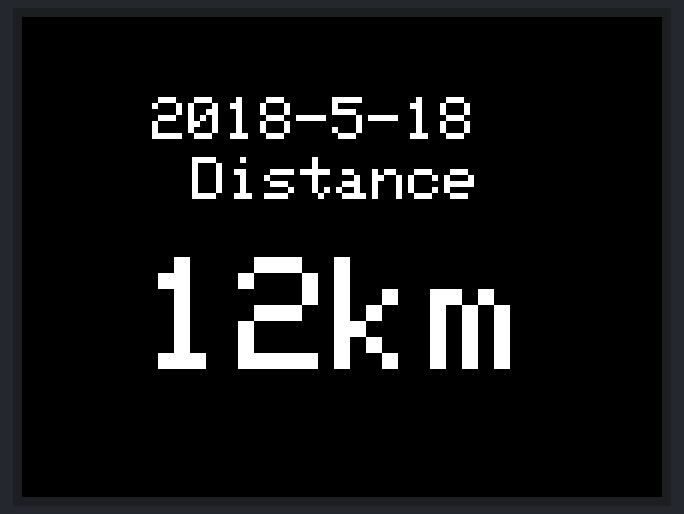
A sketch run on a simulated Arduino Nano, built with avr-gcc and run on an emulated ATmega328P. On the bench: 320×240 colour display. What the sketch prints to the serial monitor is not drawn.

Above: at 3.4 s.
At 4.5 s:
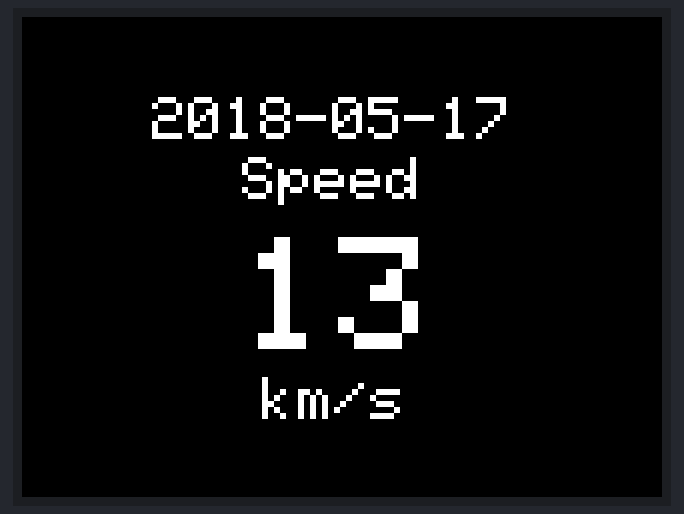

The sketch:

tftTest.ino
```cpp
#include <Time.h>
#include <TimeLib.h>
#include "SPI.h"
#include "Adafruit_GFX.h"
#include "Adafruit_ILI9340.h"

#if defined(__SAM3X8E__)
    #undef __FlashStringHelper::F(string_literal)
    #define F(string_literal) string_literal
#endif

#define _sclk 13
#define _miso 12
#define _mosi 11
#define _cs 10
#define _dc 9
#define _rst 8

Adafruit_ILI9340 tft = Adafruit_ILI9340(_cs, _dc, _rst);

int distance=12;
int spd = 13;
String today;

void setup() {
  Serial.begin(9600);
  while (!Serial);

  setTime(13,55,0,18,5,18);
  date();
  Serial.println(today);

  tft.begin();
  tft.setRotation(3);

  Serial.print(F("Text                     "));
  Serial.println(distanceText());
  delay(3000);

  Serial.println(F("Done!"));
}

void loop(void) {
  //걍 테스트용으로 번갈아가면서 출력하게 했음
    distanceText();
    delay(1000);
    speedText();
    delay(1000);
}

void date(){
  today=year();
  today = today+"-";
  today = today+month();
  today = today+"-";
  today = today+day();
}

unsigned long testFillScreen() {
  unsigned long start = micros();
  tft.fillScreen(ILI9340_BLACK);
  tft.fillScreen(ILI9340_RED);
  return micros() - start;
}

unsigned long distanceText() {
  tft.fillScreen(ILI9340_BLACK);
  unsigned long start = micros();

  tft.setCursor(65, 40);
  tft.setTextColor(ILI9340_WHITE);    tft.setTextSize(3);
  tft.println(today);

  tft.setCursor(85, 70);
  tft.setTextColor(ILI9340_WHITE);    tft.setTextSize(3);
  tft.println("Distance");
  tft.println("");

  if(distance <10){
    tft.setCursor(70, 120);
  }
  else if (distance <100){
    tft.setCursor(60, 120);
  }
  else if (distance <1000){
    tft.setCursor(40, 120);
  }

   tft.setTextColor(ILI9340_WHITE);    tft.setTextSize(8);
   tft.print(distance);
   tft.println("km");

  return micros() - start;
}


unsigned long speedText() {
  tft.fillScreen(ILI9340_BLACK);
  unsigned long start = micros();

  tft.setCursor(65, 40);
  tft.setTextColor(ILI9340_WHITE);    tft.setTextSize(3);
  tft.println("2018-05-17");

  tft.setCursor(110, 70);
  tft.setTextColor(ILI9340_WHITE);    tft.setTextSize(3);
  tft.println("Speed");
  tft.println("");


  //속도 출력
  if(spd <10){
    tft.setCursor(120, 110);
  }
  else if (spd <100){
    tft.setCursor(110, 110);
  }

   tft.setTextColor(ILI9340_WHITE);    tft.setTextSize(8);
   tft.println(spd);

   tft.setCursor(120, 180);
   tft.setTextSize(3);
   tft.println("km/s");

  return micros() - start;
}
```

Measured:
- what the display in image 0 shows lasts 1.0 s, from 3.3 s to 4.3 s
